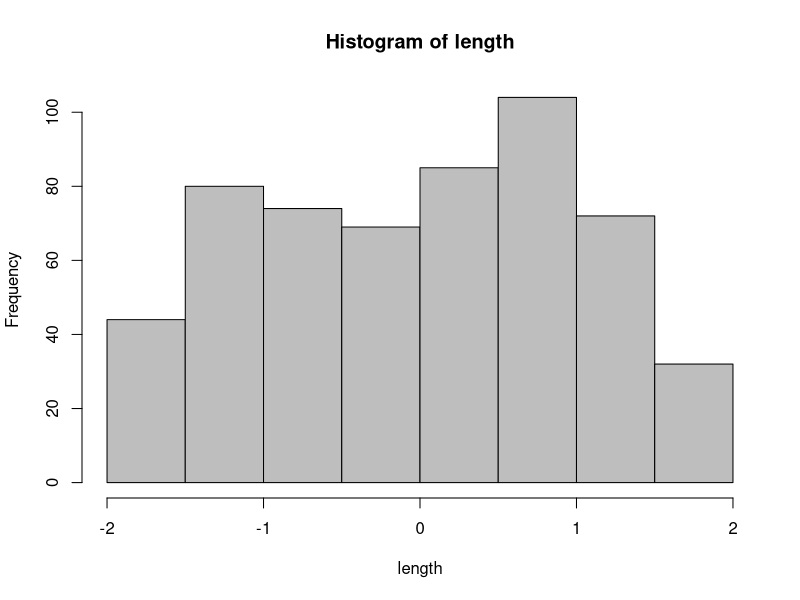
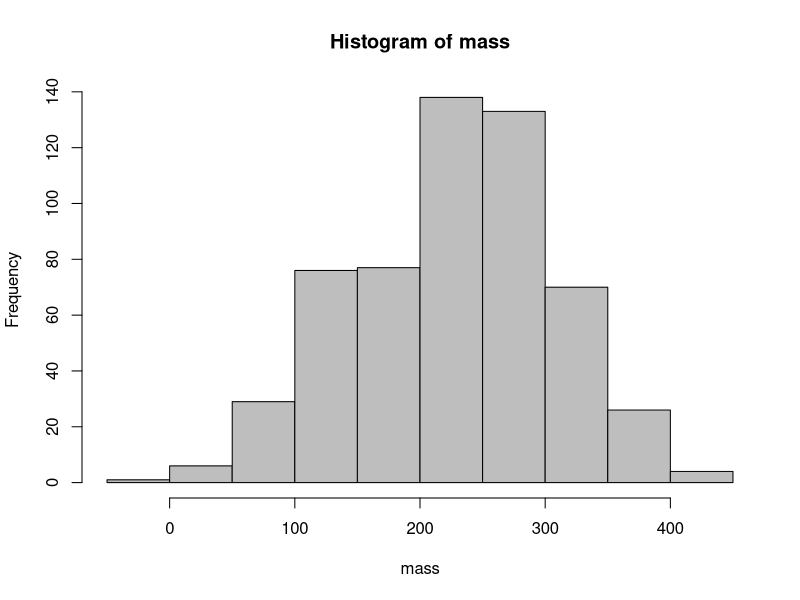
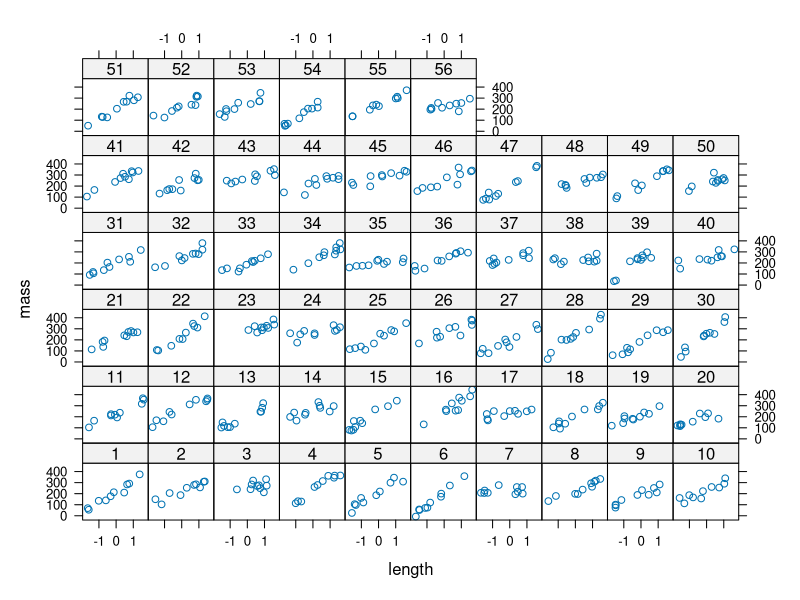
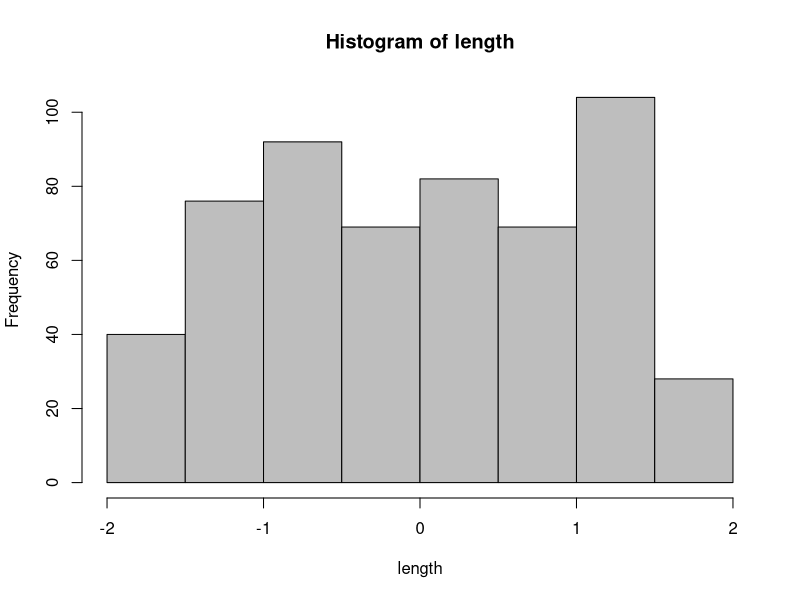
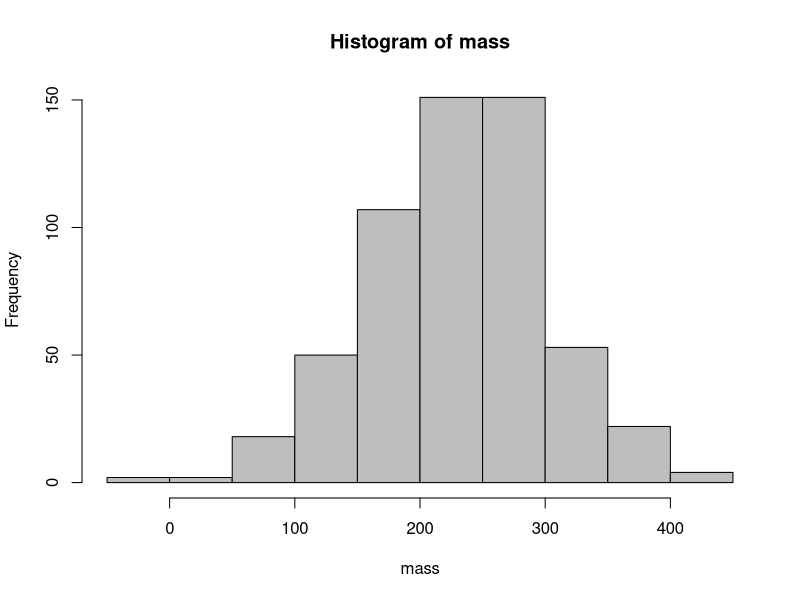
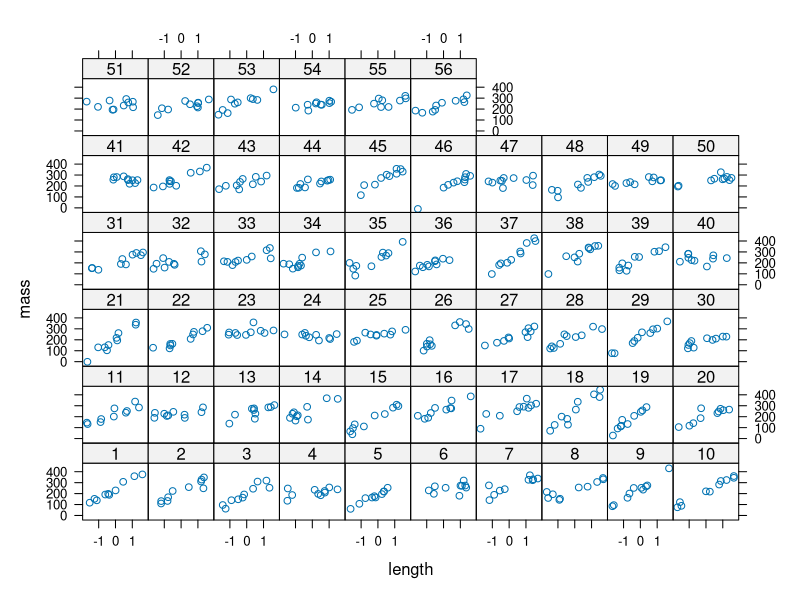

R code for these plots, in order:
## ---- chunk 1
knitr::opts_chunk$set(echo = TRUE)
## ---- chunk 2
n.groups <- 56				# Number of populations
n.sample <- 10				# Number of vipers in each pop
n <- n.groups * n.sample 		# Total number of data points
pop <- gl(n = n.groups, k = n.sample) 	# Indicator for population
## ---- chunk 3
# Body length (cm)
original.length <- runif(n, 45, 70) 
mn <- mean(original.length)
sd <- sd(original.length)
length <- (original.length - mn) / sd
hist(length, col = "grey")
## ---- chunk 4
Xmat <- model.matrix(~pop*length-1-length)
print(Xmat[1:5, 1:5], dig = 2) 		# Print 5 rows and columns
## ---- chunk 5
intercept.mean <- 230			# mu_alpha
intercept.sd <- 20			# sigma_alpha
slope.mean <- 60			# mu_beta
slope.sd <- 30				# sigma_beta
## ---- chunk 6
intercept.effects<-rnorm(n = n.groups, 
                         mean = intercept.mean, 
                         sd = intercept.sd)
slope.effects <- rnorm(n = n.groups, mean = slope.mean, sd = slope.sd)
all.effects <- c(intercept.effects, slope.effects) # Put them all together
## ---- chunk 7
lin.pred <- Xmat[,] %*% all.effects	# Value of lin.predictor
eps <- rnorm(n = n, mean = 0, sd = 30)	# residuals 
mass <- lin.pred + eps			# response = lin.pred + residual
## ---- chunk 8
hist(mass, col = "grey")		# Inspect what we’ve created
## ---- chunk 9
library(lattice)
xyplot(mass ~ length | pop)
## ---- chunk 10
library(lme4)
lme.fit1 <- lmer(mass ~ length + (1 | pop), REML = TRUE)
lme.fit1
## ---- chunk 11
lme.fit2 <- lmer(mass ~ length + (1 | pop) + ( 0+ length | pop))
lme.fit2
## ---- chunk 12
n.groups <- 56
n.sample <- 10
n <- n.groups * n.sample 
pop <- gl(n = n.groups, k = n.sample)
## ---- chunk 13
original.length <- runif(n, 45, 70) 	# Body length (cm)
mn <- mean(original.length)
sd <- sd(original.length)
cat("Mean and sd used to normalise.original length:", mn, sd, "\n\n")
length <- (original.length - mn) / sd
## ---- chunk 14
hist(length, col = "grey")
## ---- chunk 15
library(MASS)				# Load MASS
# ?mvrnorm				# Check syntax
Xmat <- model.matrix(~pop*length-1-length)
# print(Xmat[1:21,], dig = 2) 		# Print top 21 rows
## ---- chunk 16
intercept.mean <- 230			# Values for five hyperparameters
intercept.sd <- 20
slope.mean <- 60
slope.sd <- 30
intercept.slope.covariance <- 10
## ---- chunk 17
mu.vector <- c(intercept.mean, slope.mean)
var.cova.matrix <- matrix(c(intercept.sd^2,intercept.slope.covariance, 
intercept.slope.covariance, slope.sd^2),2,2)

effects <- mvrnorm(n = n.groups, mu = mu.vector, Sigma = var.cova.matrix)
effects					# Look at what we’ve created
apply(effects, 2, mean)
var(effects)
## ---- chunk 18
intercept.effects <- effects[,1]
slope.effects <- effects[,2]
all.effects <- c(intercept.effects, slope.effects) # Put them all together
## ---- chunk 19
lin.pred <- Xmat[,] %*% all.effects	# Value of lin.predictor
eps <- rnorm(n = n, mean = 0, sd = 30)	# residuals 
mass <- lin.pred + eps			# response = lin.pred + residual
## ---- chunk 20
hist(mass, col = "grey")		# Inspect what we’ve created
## ---- chunk 21
library("lattice")
xyplot(mass ~ length | pop)
## ---- chunk 22
lme.fit3 <- lmer(mass ~ length + (length | pop))
lme.fit3
